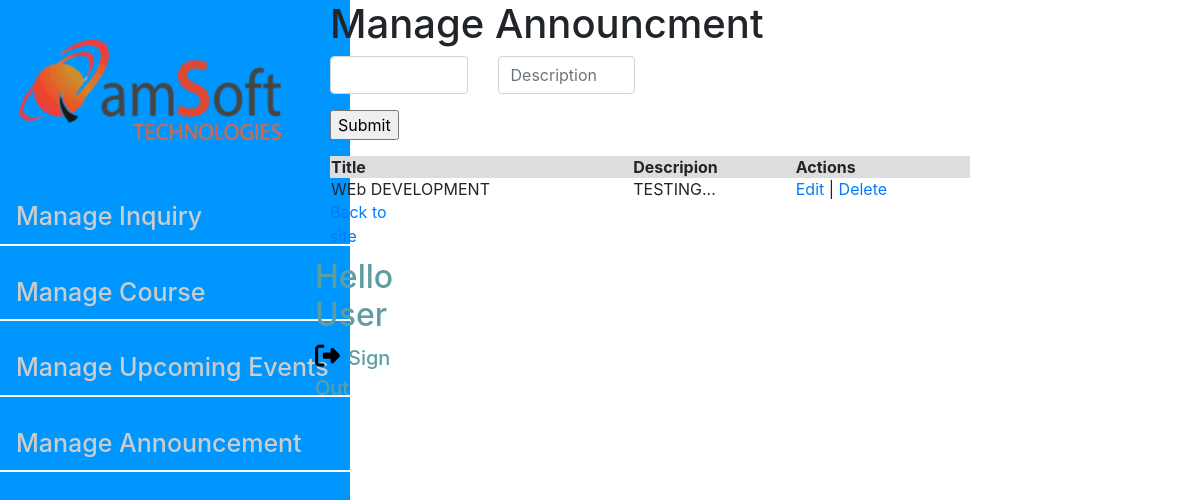
Page /ManageAnnouncement.php on the earlier database version.
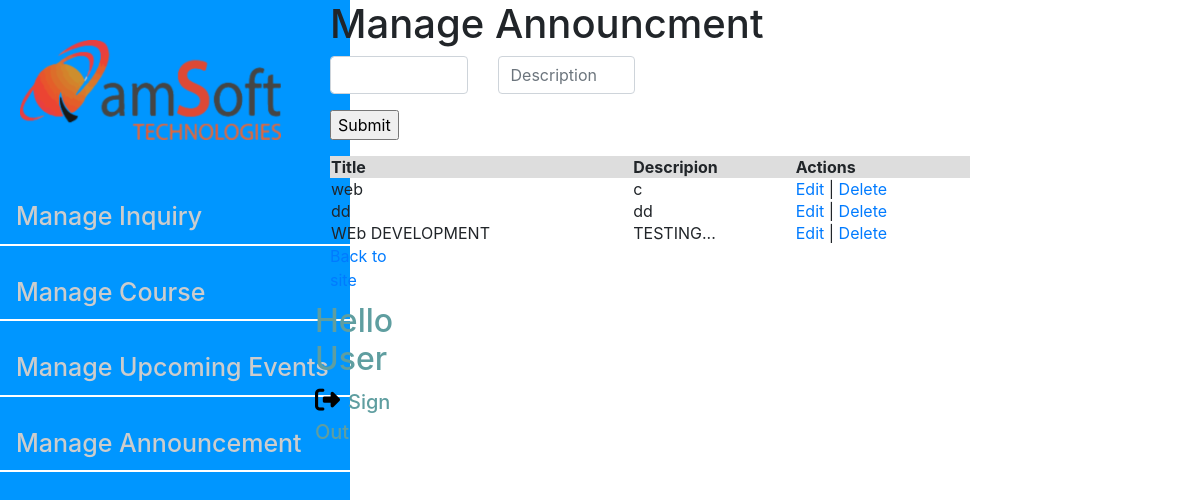
Same page on the later database version.
### tables this page shows
CREATE TABLE `announcement` (
  `id` int(11) NOT NULL,
  `title` varchar(255) NOT NULL,
  `description` varchar(2000) NOT NULL
);

### ManageAnnouncement.php (the view, shortened to what this page needs)
<html>
<?php
require_once("dbConnection.php");
$result = mysqli_query($mysqli, "SELECT * FROM announcement ORDER BY id DESC");
?>
<head>
	<link rel="stylesheet" type="text/css" href="./assets/css/back.css">
	<link rel="stylesheet" href="https://cdn.jsdelivr.net/npm/bootstrap@4.4.1/dist/css/bootstrap.min.css">
	<link rel="stylesheet" href="https://cdnjs.cloudflare.com/ajax/libs/font-awesome/6.4.2/css/all.min.css" />
</head>
<body>
<div class="container-fluid">
	<div class="row">
		<div class="col-lg-3">
	<div id="sidebar">
        <div class="logo">
            <img src="./assets/images/main-logo.png" alt="">
        </div>
        <div class="menu-link">
    	<ul>
        <li class="nav-item">
          <a class="nav-link" href="ManageInquiry.php">Manage Inquiry </a>
        </li>
		<li class="nav-item">
          <a class="nav-link" href="ManageCourse.php">Manage Course </a>
        </li>
		<li class="nav-item">
          <a class="nav-link" href="ManageUpcomingevents.php">Manage Upcoming Events </a>
        </li>
        <li class="nav-item">
          <a class="nav-link" href="ManageAnnouncement.php">Manage Announcement </a>
        </li>
		</ul>
    </div>
	</div>
</div>
<?php
    $title = "";
    $description = "";
    ?>
<div class="col-lg-7">
	<div class="content">
<div class="container">
    <div class="row">
        <div class="col-lg-12 main-manage-course">
<div class="form-manage-course">
             <h1>Manage Announcment</h1>
          <form action="<?php if(isset($_GET['id'])){ echo "editActionannouncement.php";}else{ echo "addannouncment.php";}?>" method="POST" enctype="multipart/form-data">
            <div class="row">
                <div class="col"><input type="hidden" name="id" value="<?php if(isset($_GET['id'])){ echo $_GET['id'];  } ?>">
            <div class="row">
                <div class="col">
            <div class="form-group">
                <input type="text" class="form-control" name="title" id="exampleInputEmail1" aria-describedby="emailHelp" placeholder="Title"  required value = " <?php if(isset($_GET['id'])){ echo $title; } ?>">
            </div>
            </div>
            <div class="col">
            <div class="form-group">
                <input type="text" class="form-control" name="description" id="exampleInputEmail1" aria-describedby="emailHelp" placeholder="Description" required value="<?php if(isset($_GET['id'])){ echo $description;  } ?>">
            </div>
            </div>
            </div>
            </div>
            <div class="col">
             </div>
            </div>
            <input value="<?php if(isset($_GET['id'])){ echo "Update"; }else{ echo "Submit"; }?>" name="<?php if(isset($_GET['id'])){ echo "update"; }else{ echo "submit"; }?>" type="submit" class="landing-form-btn">
        </form>
    </div>
    </div>
    </div>
    <table width=100%' border=0>
		<tr bgcolor='#DDDDDD'>
			<td><strong>Title</strong></td>
			<td><strong>Descripion</strong></td>
            <td><strong>Actions</strong></td>
        </tr>
		 <?php
		while ($res = mysqli_fetch_assoc($result)) {
			 echo "<tr>";
			echo "<td>".$res['title']."</td>";
			echo "<td>".$res['description']."</td>";
            echo "<td><a href=\"ManageAnnouncement.php?id=$res[id]\">Edit</a> |
			<a href=\"deleteAnnouncement.php?id=$res[id]\" onClick=\"return confirm('Are you sure you want to delete?')\">Delete</a></td>";
		}
		?>
	</table>
    </div>
    <?php
include "logoutCode.php";
echo $html;
?>
	</div>
</div>
</body>
</html>

### logoutCode.php
<?php
if(isset($_SESSION['loggedin'])){
	$username = $_SESSION['name'];
}else{
	$username = "User";
}
$html = '
<div class="col-lg-2">
<a href="index.php">Back to site</a>
	<div class="user-id">
		<h2>Hello ' . $username . '</h2>
		<a href="logout.php"><i class="fa-solid fa-right-from-bracket"></i>Sign Out</a>
	</div>
</div>
</div>
</div>
';

### assets/css/back.css (style rules this page uses)
body { font-family:"Helvetica Neue", Helvetica, Arial; }
.col-lg-3 { padding-left: 0px !important; }
.logo { margin-left: 20px; margin-right: 20px; margin-top: 40px; margin-bottom: 40px; }
#sidebar { background-color: #0096FF !important; width:350px; height: 100vh; position:absolute; top:0px; font-size: 25px; font-weight: 500; }
ul { margin:0px; padding:0px; }
ul li { list-style:none; }
ul li a { color:#ccc; border-bottom:2px solid #fff; display:block; margin-bottom: 20px; padding:10px; text-decoration: none; }
.menu-link { margin-top: 50px; }
.user-id a { color:cadetblue; font-size: 20px; font-weight: 500; }
.user-id i { color:black;; font-size: 25px; margin-right: 8px; }
.user-id { position: absolute; right: 0; margin-right: 20px; margin-top: 10px; color:cadetblue; font-size: 20px; }

Differences in the rows shown:
added announcement: title "web", description "c"
added announcement: title "dd", description "dd"
